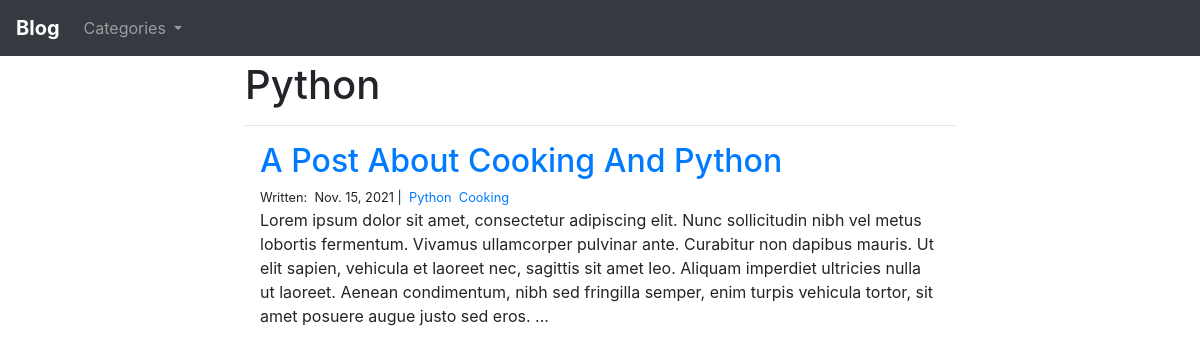
The page /blog/python/ on the database its author committed.
### blog/models.py (models this page shows, shortened)
class Category(models.Model):
    class Meta:
        verbose_name_plural = 'Categories'
    name = models.CharField(max_length=20)

class Post(models.Model):
    title = models.CharField(max_length=255)
    body = models.TextField()
    created_on = models.DateTimeField(auto_now_add=True)
    last_modified = models.DateTimeField(auto_now=True)
    categories = models.ManyToManyField('Category', related_name='posts')

### blog/views.py (the view)
# urls.py: path('<category>/', views.blog_category, name='blog_category'),
def blog_category(request, category):
    posts = Post.objects.filter(
        categories__name__contains = category
    ).order_by('-created_on')
    nav_categories = Category.objects.all()
    context = {
        'posts' : posts,
        'category' : category,
        'nav_cats' : nav_categories,
    }
    return render(request, 'blog_category.html', context)

### blog/templates/blog_category.html
{% extends "base.html" %}
{% block page_content %}
  <h1 style="margin-top: 5">{{ category | title }}</h1>
  <hr>
  {% for post in posts %}
    <div class="container">
      <h2><a href="{% url 'blog_detail' post.pk %}">{{ post.title | title }}</a></h2>
      <small>
        Written:&nbsp;
        {{ post.created_on.date }} |&nbsp;
        {% for cat in post.categories.all %}
          <a href="{% url 'blog_category' cat.name %}">{{ cat.name | title }}</a>&nbsp;
        {% endfor %}
      </small>
      <p>
        {{ post.body | slice:":400" }}...
      </p>
    </div>
  {% endfor %}
{% endblock %}

### rows shown on the page
Category: name "Python"
Post: title "A Post About Cooking And Python", created_on "Nov. 15, 2021", body "Lorem ipsum dolor sit amet, consectetur adipiscing elit. Nunc sollicitudin nibh vel metus lobortis fermentum. Vivamus ullamcorper pulvinar ante. Curabitur non dapibus mauris. Ut elit sapien, vehicula et laoreet nec, sagittis sit amet leo. Aliquam imperdiet ultricies nulla ut laoreet. Aenean condimentum, nibh sed fringilla semper, enim turpis vehicula tortor, sit amet posuere augue justo sed eros."
Category: name "Cooking"
